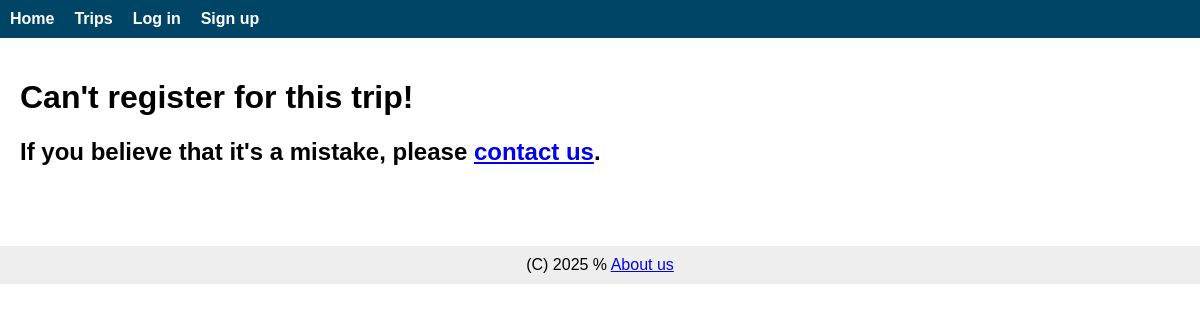
Before: /adventures/trips/register/1 with the older database file.
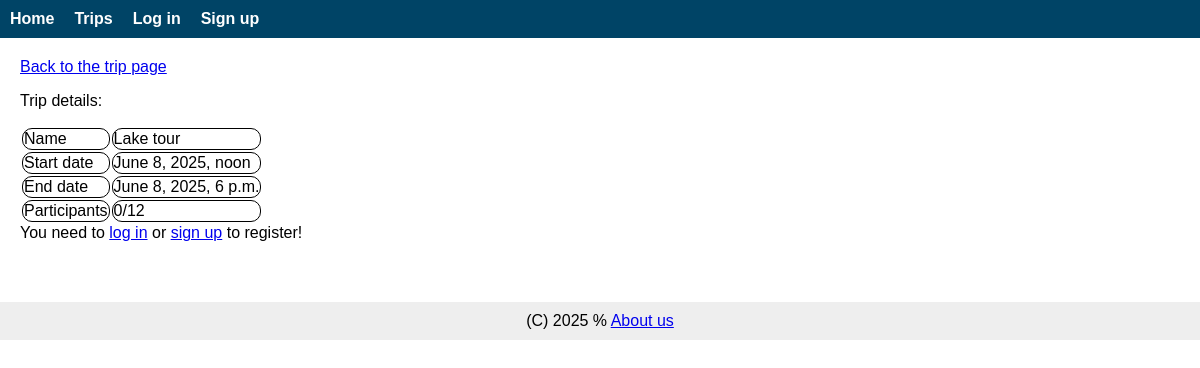
After: the same page with the newer database file.
### AdventureApp/models.py (models this page shows, shortened)
class Schedule(models.Model):
    trip=models.ForeignKey(Trip,on_delete=models.CASCADE)
    start=models.DateTimeField()
    end=models.DateTimeField()
    price=models.DecimalField(max_digits=12,decimal_places=2)
    maxattendants=models.IntegerField()
    attendants=models.ManyToManyField(Customer, blank=True)
    guides=models.ManyToManyField(Guide)
    class Meta:
        constraints=[
            models.CheckConstraint(
                check=models.Q(
                    start__lte=models.F("end")
                ),
                name="starts_earlier_than_finishes"
            )
        ]

class Trip(models.Model):
    title=models.CharField(max_length=255)
    description=models.TextField()
    tags=models.ManyToManyField(Tag)
    difficulty=models.ForeignKey(Difficulty, on_delete=models.RESTRICT)    #Or models.SET_NULL or models.CASCADE

### AdventureApp/views.py (the view)
# urls.py: path("trips/register/<int:sid>", views.view_trip_register, name="trip_register"),
def view_trip_register(request, sid):   #SID = Schedule ID, so that we could filter out the old and fully-booked trips
    availsched=Schedule.objects.annotate(att_count=Count("attendants")).filter(id=sid, start__gt=datetime.today().date(), att_count__lt=F("maxattendants")).order_by('start')
    return render(request, "TripRegister.html",{
        "scheddb":availsched
    })

### AdventureApp/templates/TripRegister.html (shortened to what this page needs)
{% extends "BaseTempl.html" %}
{% load static %}
{% block body %}
{% if request.user.is_staff %}
        <h1>Wait just a moment, you're a staff member!</h1>
        <h2>We all deserve a break, so please contact your boss about this :-)</h2>
{% elif scheddb.0 %}
    <a href="{% url 'trip' scheddb.0.trip.id %}">Back to the trip page</a>
    <p>Trip details:</p>
    <table class="admintable">
        <tr>
            <td>Name</td>
            <td>{{scheddb.0.trip.title}}</td>
        </tr>
        <tr>
            <td>Start date</td>
            <td>{{scheddb.0.start}}</td>
        </tr>
        <tr>
            <td>End date</td>
            <td>{{scheddb.0.end}}</td>
        </tr>
        <tr>
            <td>Participants</td>
            <td>{{scheddb.0.attendants.count}}/{{scheddb.0.maxattendants}}</td>
        </tr>
    </table>
    {% if request.user.is_authenticated %}
        <a href="{% url 'trip_register_confirm' scheddb.0.id %}">[Register!]</a>
    {% else %}
        You need to <a href="{% url 'login' %}">log in</a> or <a href="{% url 'registration' %}">sign up</a> to register!
    {% endif %}
{% else %}
    <h1>Can't register for this trip!</h1>
    <h2>If you believe that it's a mistake, please <a href="{% url 'contact' %}">contact us</a>.</h2>
{% endif %}
{% endblock body %}

Changed rows visible on the page:
added Schedule: trip.title "Lake tour", start "June 8, 2025, noon", end "June 8, 2025, 6 p.m.", id "0", maxattendants "12"
Other visible differences:
text no longer shown: "Can't register for this trip! If you believe that it's a mistake, please contact us ."
text now shown: "Back to the trip page Trip details: Name Start date End date Participants / You need to log in or sign up to register!"
